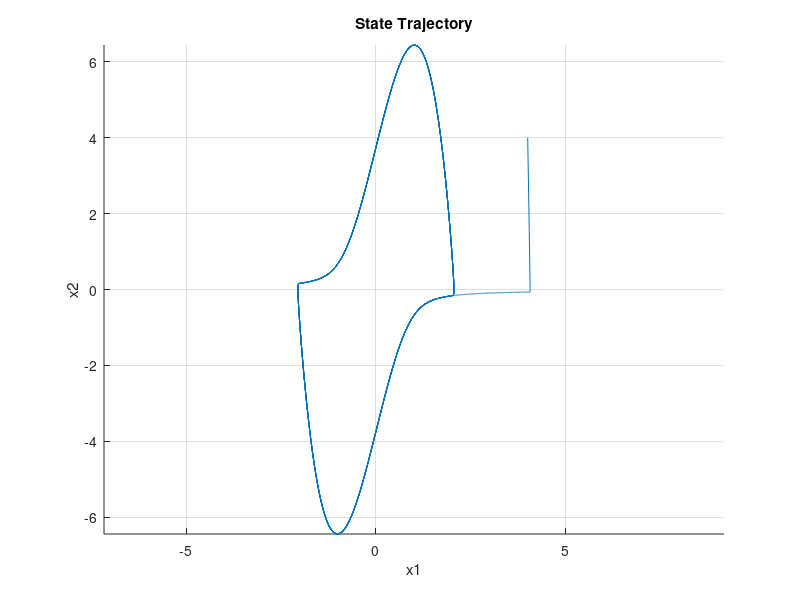

MATLAB code to generate this figure: (Note: this script raises an error after producing the figure.)

close all;
clear;
clc;


% dynamics of the Van der Pol Oscillator
x1dot = @(x2) x2;
x2dot = @(x1, x2, u) 4*(1-x1^2)*x2 - x1 + u;


% initial conditions and initialization
t0 = 0;
tend = 100;
tstep = 0.01;
time = t0:tstep:tend;


% initial states
x1(1) = 4;
x2(1) = 4;


%% Run NMPC
% output to console
fprintf('------------------------------------------------\n');
fprintf('-- Open Loop Ietartion Van der Pol Oscillator --\n');
fprintf('------------------------------------------------\n\n');

% closed loop dynamics simulation
for i = 1 : length(time)-1
    x2(i+1) = x2(i) + tstep*x2dot(x1(i), x2(i), 0);
    x1(i+1) = x1(i) + tstep*x1dot(x2(i));
end


%% Postprocessing


figure;
hold on;
title('State Trajectory');
plot(x1, x2);
xlabel('x1');
ylabel('x2');
grid on;
axis equal;
hold off;


figure;
tiledlayout(2, 1);
nexttile;
hold on;
title('x1')
plot(time, x1);
xlabel('Time');
ylabel('x1');
grid on;
hold off;
    nexttile;
    hold on;
    title('x2')
    plot(time, x2);
    xlabel('Time');
    ylabel('x2');
    grid on;
    hold off;
